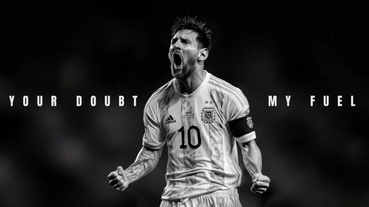
#> input picture Lab Experiments/Exp33/input.jpg, 369 x 207 px, shrunk from 1024 x 576 before the run
$ python main.py
#> lines starting #> are read from the running program, lines starting #| are printed output that depends on the picture
"""
Experiment 33: RGB Channel Histogram Analysis
Objective: Separate color image into Blue, Green, Red channels, compute individual
intensity histograms, and interpret color distribution characteristics.
"""

import os
import cv2
import matplotlib.pyplot as plt

def analyze_rgb_histograms(image_path):
#> called with image_path = 'Lab Experiments/Exp33/input.jpg'
    bgr = cv2.imread(image_path)
#> bgr is the input picture: shape (207, 369, 3); mean B, G, R 38.4, 37.8, 38.3
    if bgr is None:
        raise ValueError(f"Could not load image: {image_path}")

    rgb = cv2.cvtColor(bgr, cv2.COLOR_BGR2RGB)
    b, g, r = cv2.split(bgr)

    hist_r = cv2.calcHist([r], [0], None, [256], [0, 256])
#> hist_r = 256 values, max 11132 at index 2, min 4 at index 250, mean 298.4
    hist_g = cv2.calcHist([g], [0], None, [256], [0, 256])
#> hist_g = 256 values, max 11225 at index 2, min 5 at index 252, mean 298.4
    hist_b = cv2.calcHist([b], [0], None, [256], [0, 256])
#> hist_b = 256 values, max 10309 at index 2, min 4 at index 250, mean 298.4

    fig, axes = plt.subplots(2, 2, figsize=(14, 8))
    axes[0, 0].imshow(rgb)
    axes[0, 0].set_title("Input Color Image", fontweight='bold')
    axes[0, 0].axis('off')

    # Combined RGB Plot
    axes[0, 1].plot(hist_r, color='red', label='Red Channel', lw=1.8)
    axes[0, 1].plot(hist_g, color='green', label='Green Channel', lw=1.8)
    axes[0, 1].plot(hist_b, color='blue', label='Blue Channel', lw=1.8)
    axes[0, 1].set_title("Combined RGB Intensity Distributions", fontweight='bold')
    axes[0, 1].set_xlim([0, 256])
    axes[0, 1].legend()
    axes[0, 1].grid(True, alpha=0.3)

    # Individual Subplots
    axes[1, 0].plot(hist_r, color='crimson', lw=1.5, label='Red')
    axes[1, 0].plot(hist_g, color='forestgreen', lw=1.5, label='Green')
    axes[1, 0].set_title("Red & Green Channels")
    axes[1, 0].set_xlim([0, 256])
    axes[1, 0].legend()
    axes[1, 0].grid(True, alpha=0.3)

    axes[1, 1].plot(hist_b, color='navy', lw=1.5, label='Blue')
    axes[1, 1].set_title("Blue Channel")
    axes[1, 1].set_xlim([0, 256])
    axes[1, 1].legend()
    axes[1, 1].grid(True, alpha=0.3)

    plt.suptitle("Exp 33: Multi-Channel RGB Histogram Distribution Analysis", fontsize=14, fontweight='bold')
    plt.tight_layout()
    output_path = os.path.join(os.path.dirname(image_path), "output.png")
    plt.savefig(output_path, dpi=200, bbox_inches='tight')
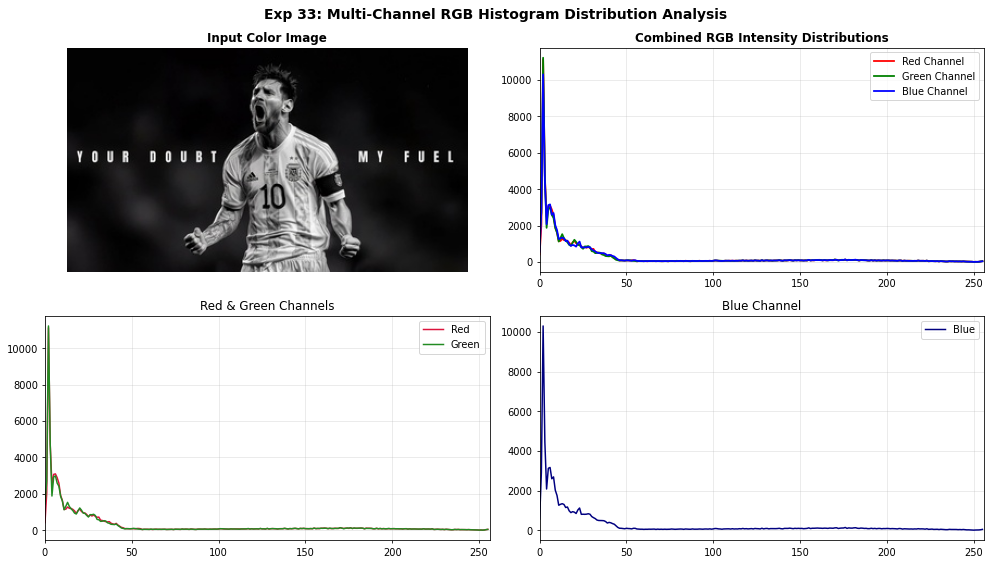
#> figure drawn by matplotlib, 4 panels; panel 2: curve peaks at x = 2, y = 11132; panel 2: curve peaks at x = 2, y = 11225; panel 2: curve peaks at x = 2, y = 10309; panel 3: curve peaks at x = 2, y = 11132
    plt.close()
    print(f"[Exp33] Output saved at: {output_path}")

if __name__ == "__main__":
    script_dir = os.path.dirname(os.path.abspath(__file__))
    analyze_rgb_histograms(os.path.join(script_dir, "input.jpg"))
